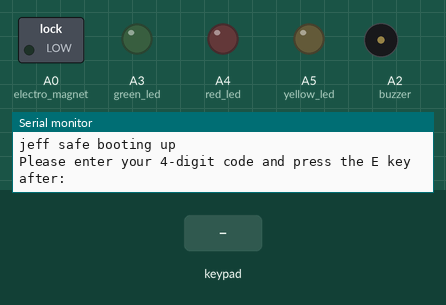
Simulated run of this sketch. Board: Arduino Uno, built with avr-gcc and run on an emulated ATmega328P. Parts: switched loads named in the sketch (green lamp = pin HIGH), output pins drawn as LEDs (lit = HIGH), buzzer (waves = sounding), the last lines printed to the serial monitor. Wiring (inferred from the names in the program): 4×3 keypad with keys 1 2 3 4 5 6 7 8 9 C 0 B: rows pin 8, pin 12, pin 6, pin 4; columns pin 9, pin 7, pin 5. Dashed ring = blinking. The inputs (shaded band) are chosen by the test bench. Pins used as bus, display or sensor lines are not drawn.

Above: at 1.2 s.
1.3 s: key '1' pressed
At 1.55 s:
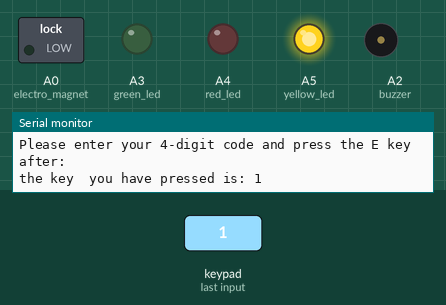
3.3 s: keypad keys 8 1 2 6 4 pressed 0.4 s apart
At 3.75 s:
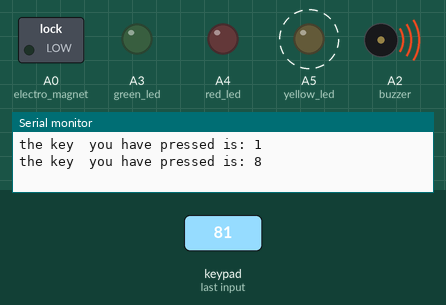
7.0 s: key 'B' pressed
At 7.5 s:
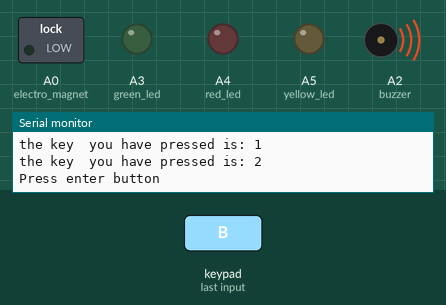
9.5 s: keypad keys 9 7 5 pressed 0.4 s apart
At 12.0 s:
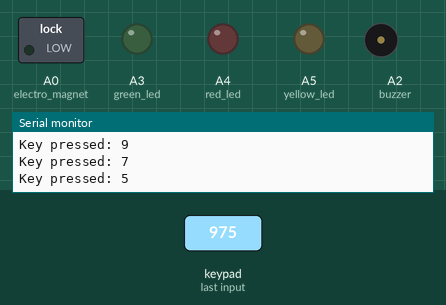
12.5 s: key 'C' pressed
At 14.2 s:
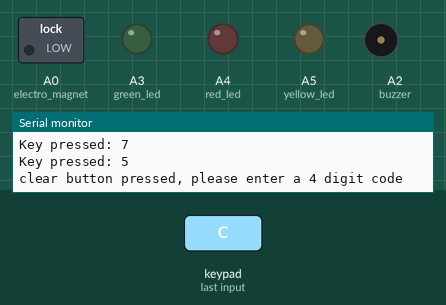
Timing chart, 0 to 15.3 s (numbered marks = the images above; inputs shaded):
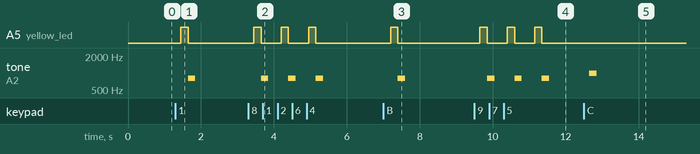

Measured:
- after the input at 1.3 s, A5 (yellow_led): LOW → HIGH after 0.15 s, → LOW 0.20 s later; tone on A2 (buzzer): silent → 800 Hz after 0.35 s, → silent 0.20 s later
- after the input at 3.3 s, A5 (yellow_led): alternates HIGH for 0.20 s and LOW for 0.55 s, 6 changes in all, then stays LOW, starting after 0.15 s; tone on A2 (buzzer): alternates 800 Hz for 0.20 s and silent for 0.55 s, 6 changes in all, then stays silent, starting after 0.35 s
- after the input at 7.0 s, A5 (yellow_led): LOW → HIGH after 0.20 s, → LOW 0.20 s later; tone on A2 (buzzer): silent → 800 Hz after 0.40 s, → silent 0.20 s later
- after the input at 9.5 s, A5 (yellow_led): alternates HIGH for 0.20 s and LOW for 0.55 s, 6 changes in all, then stays LOW, starting after 0.15 s; tone on A2 (buzzer): alternates 800 Hz for 0.20 s and silent for 0.55 s, starting after 0.35 s
- after the input at 12.5 s, tone on A2 (buzzer): silent → 1000 Hz after 0.15 s, → silent 0.20 s later

The sketch:

test2_kluis_code.ino
```cpp
int gebruikerCode[4];// Array to store users 4 number code
int invoerCode[4];//array that checks if valid

int clearButton;//global array for clear button

const int rowPins[4] = {8, 12, 6, 4};
const int colPins[3] = {9, 7, 5};

//this is the 4x3 grid array for the numbpad
int keys[4][3] = {
  {1, 2, 3},
  {4, 5, 6},
  {7, 8, 9},
  {12, 0, 11}
};//button 0 to 9 are normal keys, 12 is clear and 11 is enter


void setup() {
  Serial.begin(9600);
  Serial.println("jeff safe booting up");

  pinMode(8, INPUT_PULLUP);
  pinMode(12, INPUT_PULLUP);
  pinMode(6, INPUT_PULLUP);
  pinMode(4, INPUT_PULLUP);

  //init the collum keys and sets it to high
  for (int j = 0; j < 3; j++) {
    pinMode(colPins[j], OUTPUT);
    digitalWrite(colPins[j], HIGH);
  }

  pinMode(A3, OUTPUT);//green led
  pinMode(A4, OUTPUT);//red led
  pinMode(A5, OUTPUT);//yellow led

  pinMode(A2, OUTPUT);//buzzer
  pinMode(A0, OUTPUT);//electro magnet

  pinMode(3, INPUT);//reset button
}


void loop() {
  //cals function
  gebruikerInvoerCode();
  delay(300);
  //cals function
  printGebruikerCode();


    Serial.println("safe is closed, enter your 4 digit pin to open the safe");

    for(int j=0; j<4;){
        int key = scanKeypad();
        int clearButton = 0;

        if (key > -1 && key <= 9) {
      invoerCode[j] = key;
      Serial.print("Key pressed: ");
      Serial.println(key);
      j++;
      geluidCijfer();
      delay(200);


      }
    // this is code for the clear button
    else if(key ==12){
      clearButton = 130;
      geluidClear();

      if(clearButton ==130){
     j =0;
     Serial.println("clear button pressed, please enter a 4 digit code");
     clearButton =0;
                     }
         }
    }
    Serial.println("Press enter button");
  // this is for the enter key to function
  for(int a=0; a<1;){
    int key = scanKeypad();

      if(key == 11){
      a++;
      geluidCijfer();
        }


      }
   // code check to compare if the users input == 4 digit pin
  if(gebruikerCode[0] == invoerCode[0] && gebruikerCode[1] == invoerCode[1] && gebruikerCode[2] == invoerCode[2] && gebruikerCode[3] == invoerCode[3]){

     Serial.println("juiste code ingevoerd");
     tone(A2, 700);
     digitalWrite(A3, HIGH);


     digitalWrite(A0, HIGH);
     delay(2000);
     digitalWrite(A0, LOW);
     digitalWrite(A3, LOW);
     noTone(A2);
     }
  else{
    Serial.println("onjuiste code ingevoerd");
    tone(A2, 450);
    digitalWrite(A4, HIGH);
    delay(1000);
    noTone(A2);
    digitalWrite(A4, LOW);
                          }


  }


//scans the grid array
int scanKeypad() {
  for (int c = 0; c < 3; c++) {
    // Set the current column to LOW
    digitalWrite(colPins[c], LOW);

    // Loop through every row to check for key presses
    for (int r = 0; r < 4; r++) {
      // when a row pin == low that means that a key is being pressed
      if (digitalRead(rowPins[r]) == LOW) {
        delay(50);//debounce


        if (digitalRead(rowPins[r]) == LOW) {
          // Wait until the key is released
          while (digitalRead(rowPins[r]) == LOW);

          // Set the column back to HIGH before returning the key
          digitalWrite(colPins[c], HIGH);

          // Return the value from the key map
          return keys[r][c];
        }
      }
    }

    // Set the columstatus back to high
    digitalWrite(colPins[c], HIGH);
  }


  return -1; //-1 is no key currently being pressed


}

//asks user for 4 digit code
int gebruikerInvoerCode(){

  Serial.println("Please enter your 4-digit code and press the E key after:");

  // this is code for user input 4 digit code

  int clearButton =0;

  for(int invoerGetallen = 0; invoerGetallen < 4;) {
    int key = scanKeypad();

    //ignores special keys and no key being pressed
    if (key > -1 && key <= 9) {
      gebruikerCode[invoerGetallen] = key;  // Store number in array
      Serial.print("the key  you have pressed is: ");
      Serial.println(key);
      invoerGetallen++;
      geluidCijfer();
      delay(200);


    }
    //code for the clear button
    else if(key ==12){
      clearButton = 130;
      geluidClear();

      if(clearButton ==130){
     invoerGetallen =0;
     Serial.println("clear button pressed, please enter a 4 digit code");
     clearButton =0;


    }


    }


  }
  Serial.println("Press enter button");
  //code for the enter button
  for(int a=0; a<1;){
    int key = scanKeypad();

    if(key == 11){
      a++;
      geluidCijfer();
    }

    else{

    }

    delay(100);


  }


}


int printGebruikerCode(){

  Serial.print("The code you have entered: ");

  if(gebruikerCode[0] == 0 && gebruikerCode[1] == 0 && gebruikerCode[2] == 0 && gebruikerCode[3] == 0){
    Serial.println("Clear button pressed, input a new code 4 digit code");
  }
  else{
  for (int i = 0; i < 4; i++) {
    Serial.print(gebruikerCode[i]);
  }
  }
  Serial.println();
}

int geluidCijfer(){
   digitalWrite(A5, HIGH);
  delay(200);
  digitalWrite(A5, LOW);
  tone(A2, 800);
  delay(200);
  noTone(A2);

}

int geluidClear(){
  tone(A2, 1000);
  delay(200);
  noTone(A2);
}


//code written by Jeffrey, 1st year electrical engineering student
```
